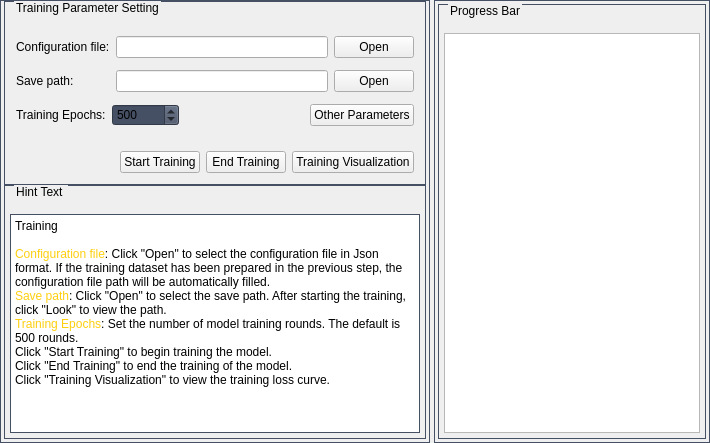
       <widget class="QWidget" name="TrainPage">
        <property name="styleSheet">
         <string notr="true"/>
        </property>
        <layout class="QHBoxLayout" name="horizontalLayout_5">
         <property name="leftMargin">
          <number>0</number>
         </property>
         <property name="topMargin">
          <number>0</number>
         </property>
         <property name="rightMargin">
          <number>0</number>
         </property>
         <property name="bottomMargin">
          <number>0</number>
         </property>
         <item>
          <layout class="QHBoxLayout" name="Train_horizontalLayout">
           <property name="spacing">
            <number>4</number>
           </property>
           <item>
            <widget class="QFrame" name="TrainWidget">
             <property name="sizePolicy">
              <sizepolicy hsizetype="Expanding" vsizetype="Expanding">
               <horstretch>1</horstretch>
               <verstretch>0</verstretch>
              </sizepolicy>
             </property>
             <property name="minimumSize">
              <size>
               <width>430</width>
               <height>0</height>
              </size>
             </property>
             <property name="styleSheet">
              <string notr="true">QWidget#TrainWidget {
	border: 1px solid rgb(70,80,100);
}</string>
             </property>
             <property name="frameShape">
              <enum>QFrame::StyledPanel</enum>
             </property>
             <property name="frameShadow">
              <enum>QFrame::Raised</enum>
             </property>
             <layout class="QVBoxLayout" name="verticalLayout_5">
              <property name="leftMargin">
               <number>0</number>
              </property>
              <property name="topMargin">
               <number>0</number>
              </property>
              <property name="rightMargin">
               <number>0</number>
              </property>
              <property name="bottomMargin">
               <number>0</number>
              </property>
              <item>
               <layout class="QVBoxLayout" name="Train_verticalLayout">
                <property name="spacing">
                 <number>0</number>
                </property>
                <item>
                 <widget class="QWidget" name="train_func_widget" native="true">
                  <property name="sizePolicy">
                   <sizepolicy hsizetype="Expanding" vsizetype="Expanding">
                    <horstretch>0</horstretch>
                    <verstretch>5</verstretch>
                   </sizepolicy>
                  </property>
                  <layout class="QVBoxLayout" name="verticalLayout_35">
                   <property name="leftMargin">
                    <number>3</number>
                   </property>
                   <property name="topMargin">
                    <number>0</number>
                   </property>
                   <property name="rightMargin">
                    <number>3</number>
                   </property>
                   <property name="bottomMargin">
                    <number>0</number>
                   </property>
                   <item>
                    <widget class="QGroupBox" name="train_func_groupBox">
                     <property name="minimumSize">
                      <size>
                       <width>0</width>
                       <height>0</height>
                      </size>
                     </property>
                     <property name="styleSheet">
                      <string notr="true">QGroupBox#train_func_groupBox
{
	border: 1px solid rgb(70,80,100);
	margin-top: 3.0ex;
}
QGroupBox#train_func_groupBox::title
{
	subcontrol-origin:margin;
	left: 10px;
}</string>
                     </property>
                     <property name="title">
                      <string>Training Parameter Setting</string>
                     </property>
                     <layout class="QVBoxLayout" name="verticalLayout_36">
                      <property name="leftMargin">
                       <number>3</number>
                      </property>
                      <property name="topMargin">
                       <number>9</number>
                      </property>
                      <property name="rightMargin">
                       <number>3</number>
                      </property>
                      <property name="bottomMargin">
                       <number>3</number>
                      </property>
                      <item>
                       <layout class="QVBoxLayout" name="verticalLayout_6">
                        <property name="leftMargin">
                         <number>3</number>
                        </property>
                        <property name="topMargin">
                         <number>3</number>
                        </property>
                        <property name="rightMargin">
                         <number>3</number>
                        </property>
                        <property name="bottomMargin">
                         <number>3</number>
                        </property>
                        <item>
                         <layout class="QGridLayout" name="gridLayout_7">
                          <property name="leftMargin">
                           <number>3</number>
                          </property>
                          <property name="topMargin">
                           <number>3</number>
                          </property>
                          <property name="rightMargin">
                           <number>3</number>
                          </property>
                          <property name="bottomMargin">
                           <number>3</number>
                          </property>
                          <property name="verticalSpacing">
                           <number>12</number>
                          </property>
                          <item row="1" column="0">
                           <widget class="QLabel" name="label_16">
                            <property name="text">
                             <string>Save path:</string>
                            </property>
                           </widget>
                          </item>
                          <item row="0" column="0">
                           <widget class="QLabel" name="label_3">
                            <property name="text">
                             <string>Configuration file:</string>
                            </property>
                           </widget>
                          </item>
                          <item row="0" column="1">
                           <widget class="QLineEdit" name="train_cfg_lineEdit"/>
                          </item>
                          <item row="0" column="2">
                           <widget class="QPushButton" name="train_cfg_Button">
                            <property name="text">
                             <string>Open</string>
                            </property>
                           </widget>
                          </item>
                          <item row="1" column="2">
                           <widget class="QPushButton" name="train_save_Button">
                            <property name="text">
                             <string>Open</string>
                            </property>
                           </widget>
                          </item>
                          <item row="1" column="1">
                           <widget class="QLineEdit" name="train_save_lineEdit">
                            <property name="readOnly">
                             <bool>true</bool>
                            </property>
                           </widget>
                          </item>
                         </layout>
                        </item>
                        <item>
                         <layout class="QGridLayout" name="gridLayout_5">
                          <property name="leftMargin">
                           <number>3</number>
                          </property>
                          <property name="topMargin">
                           <number>3</number>
                          </property>
                          <property name="rightMargin">
                           <number>3</number>
                          </property>
                          <property name="bottomMargin">
                           <number>3</number>
                          </property>
                          <property name="verticalSpacing">
                           <number>12</number>
                          </property>
                          <item row="0" column="1">
                           <widget class="QSpinBox" name="epoch_spinBox">
                            <property name="styleSheet">
                             <string notr="true">background-color: rgb(70, 80, 100);</string>
                            </property>
                            <property name="minimum">
                             <number>5</number>
                            </property>
                            <property name="maximum">
                             <number>999999</number>
                            </property>
                            <property name="value">
                             <number>500</number>
                            </property>
                           </widget>
                          </item>
                          <item row="0" column="0">
                           <widget class="QLabel" name="label_4">
                            <property name="text">
                             <string>Training Epochs:</string>
                            </property>
                            <property name="alignment">
                             <set>Qt::AlignLeading|Qt::AlignLeft|Qt::AlignVCenter</set>
                            </property>
                           </widget>
                          </item>
                          <item row="0" column="2">
                           <spacer name="horizontalSpacer_6">
                            <property name="orientation">
                             <enum>Qt::Horizontal</enum>
                            </property>
                            <property name="sizeHint" stdset="0">
                             <size>
                              <width>40</width>
                              <height>20</height>
                             </size>
                            </property>
                           </spacer>
                          </item>
                          <item row="0" column="3">
                           <widget class="QPushButton" name="Param_Button">
                            <property name="text">
                             <string>Other Parameters</string>
                            </property>
                           </widget>
                          </item>
                         </layout>
                        </item>
                        <item>
                         <spacer name="verticalSpacer_3">
                          <property name="orientation">
                           <enum>Qt::Vertical</enum>
                          </property>
                          <property name="sizeHint" stdset="0">
                           <size>
                            <width>20</width>
                            <height>40</height>
                           </size>
                          </property>
                         </spacer>
                        </item>
                        <item>
                         <layout class="QHBoxLayout" name="horizontalLayout_11">
                          <property name="leftMargin">
                           <number>3</number>
                          </property>
                          <property name="topMargin">
                           <number>3</number>
                          </property>
                          <property name="rightMargin">
                           <number>3</number>
                          </property>
                          <property name="bottomMargin">
                           <number>3</number>
                          </property>
                          <item>
                           <spacer name="horizontalSpacer_5">
                            <property name="orientation">
                             <enum>Qt::Horizontal</enum>
                            </property>
                            <property name="sizeHint" stdset="0">
                             <size>
                              <width>40</width>
                              <height>20</height>
                             </size>
                            </property>
                           </spacer>
                          </item>
                          <item>
                           <widget class="QPushButton" name="train_start_Button">
                            <property name="text">
                             <string>Start Training</string>
                            </property>
                           </widget>
                          </item>
                          <item>
                           <widget class="QPushButton" name="train_end_Button">
                            <property name="text">
                             <string>End Training</string>
                            </property>
                           </widget>
                          </item>
                          <item>
                           <widget class="QPushButton" name="train_preview_Button">
                            <property name="text">
                             <string>Training Visualization</string>
                            </property>
                           </widget>
                          </item>
                         </layout>
                        </item>
                       </layout>
                      </item>
                     </layout>
                    </widget>
                   </item>
                  </layout>
                 </widget>
                </item>
                <item>
                 <widget class="QWidget" name="train_info_widget" native="true">
                  <property name="sizePolicy">
                   <sizepolicy hsizetype="Expanding" vsizetype="Expanding">
                    <horstretch>0</horstretch>
                    <verstretch>7</verstretch>
                   </sizepolicy>
                  </property>
                  <layout class="QVBoxLayout" name="verticalLayout_33">
                   <property name="leftMargin">
                    <number>3</number>
                   </property>
                   <property name="topMargin">
                    <number>0</number>
                   </property>
                   <property name="rightMargin">
                    <number>3</number>
                   </property>
                   <property name="bottomMargin">
                    <number>3</number>
                   </property>
                   <item>
                    <widget class="QGroupBox" name="train_info_groupBox">
                     <property name="minimumSize">
                      <size>
                       <width>0</width>
                       <height>0</height>
                      </size>
                     </property>
                     <property name="styleSheet">
                      <string notr="true">QGroupBox#train_info_groupBox
{
	border: 1px solid rgb(70,80,100);
	margin-top: 3.0ex;
}
QGroupBox#train_info_groupBox::title
{
	subcontrol-origin:margin;
	left: 10px;
}</string>
                     </property>
                     <property name="title">
                      <string>Hint Text </string>
                     </property>
                     <layout class="QVBoxLayout" name="verticalLayout_34">
                      <property name="leftMargin">
                       <number>3</number>
                      </property>
                      <property name="topMargin">
                       <number>9</number>
                      </property>
                      <property name="rightMargin">
                       <number>3</number>
                      </property>
                      <property name="bottomMargin">
                       <number>3</number>
                      </property>
                      <item>
                       <layout class="QVBoxLayout" name="verticalLayout_32">
                        <item>
                         <widget class="QTextBrowser" name="train_info_textBrowser">
                          <property name="sizePolicy">
                           <sizepolicy hsizetype="Expanding" vsizetype="Expanding">
                            <horstretch>0</horstretch>
                            <verstretch>0</verstretch>
                           </sizepolicy>
                          </property>
                          <property name="styleSheet">
                           <string notr="true">QTextBrowser#train_info_textBrowser {
	border: 1px solid rgb(70,80,100)
}</string>
                          </property>
                          <property name="html">
                           <string>&lt;!DOCTYPE HTML PUBLIC &quot;-//W3C//DTD HTML 4.0//EN&quot; &quot;http://www.w3.org/TR/REC-html40/strict.dtd&quot;&gt;
&lt;html&gt;&lt;head&gt;&lt;meta name=&quot;qrichtext&quot; content=&quot;1&quot; /&gt;&lt;style type=&quot;text/css&quot;&gt;
p, li { white-space: pre-wrap; }
&lt;/style&gt;&lt;/head&gt;&lt;body style=&quot; font-family:'微软雅黑'; font-size:9pt; font-weight:400; font-style:normal;&quot;&gt;
&lt;p style=&quot; margin-top:0px; margin-bottom:0px; margin-left:0px; margin-right:0px; -qt-block-indent:0; text-indent:0px;&quot;&gt;Training&lt;/p&gt;
&lt;p style=&quot;-qt-paragraph-type:empty; margin-top:0px; margin-bottom:0px; margin-left:0px; margin-right:0px; -qt-block-indent:0; text-indent:0px; color:#ffcf0f;&quot;&gt;&lt;br /&gt;&lt;/p&gt;
&lt;p style=&quot; margin-top:0px; margin-bottom:0px; margin-left:0px; margin-right:0px; -qt-block-indent:0; text-indent:0px;&quot;&gt;&lt;span style=&quot; color:#ffcf0f;&quot;&gt;Configuration file&lt;/span&gt;: Click &amp;quot;Open&amp;quot; to select the configuration file in Json format. If the training dataset has been prepared in the previous step, the configuration file path will be automatically filled.&lt;/p&gt;
&lt;p style=&quot; margin-top:0px; margin-bottom:0px; margin-left:0px; margin-right:0px; -qt-block-indent:0; text-indent:0px;&quot;&gt;&lt;span style=&quot; color:#ffcf0f;&quot;&gt;Save path&lt;/span&gt;: Click &amp;quot;Open&amp;quot; to select the save path. After starting the training, click &amp;quot;Look&amp;quot; to view the path. &lt;/p&gt;
&lt;p style=&quot; margin-top:0px; margin-bottom:0px; margin-left:0px; margin-right:0px; -qt-block-indent:0; text-indent:0px;&quot;&gt;&lt;span style=&quot; color:#ffcf0f;&quot;&gt;Training Epochs&lt;/span&gt;: Set the number of model training rounds. The default is 500 rounds.&lt;/p&gt;
&lt;p style=&quot; margin-top:0px; margin-bottom:0px; margin-left:0px; margin-right:0px; -qt-block-indent:0; text-indent:0px;&quot;&gt;Click &amp;quot;Start Training&amp;quot; to begin training the model.&lt;/p&gt;
&lt;p style=&quot; margin-top:0px; margin-bottom:0px; margin-left:0px; margin-right:0px; -qt-block-indent:0; text-indent:0px;&quot;&gt;Click &amp;quot;End Training&amp;quot; to end the training of the model.&lt;/p&gt;
&lt;p style=&quot; margin-top:0px; margin-bottom:0px; margin-left:0px; margin-right:0px; -qt-block-indent:0; text-indent:0px;&quot;&gt;Click &amp;quot;Training Visualization&amp;quot; to view the training loss curve.&lt;/p&gt;&lt;/body&gt;&lt;/html&gt;</string>
                          </property>
                         </widget>
                        </item>
                       </layout>
                      </item>
                     </layout>
                    </widget>
                   </item>
                  </layout>
                 </widget>
                </item>
               </layout>
              </item>
             </layout>
            </widget>
           </item>
           <item>
            <widget class="QFrame" name="TrainFrame">
             <property name="sizePolicy">
              <sizepolicy hsizetype="Expanding" vsizetype="Expanding">
               <horstretch>36</horstretch>
               <verstretch>1</verstretch>
              </sizepolicy>
             </property>
             <property name="styleSheet">
              <string notr="true">QWidget#TrainFrame {
	border: 1px solid rgb(70,80,100);
}</string>
             </property>
             <property name="frameShape">
              <enum>QFrame::StyledPanel</enum>
             </property>
             <property name="frameShadow">
              <enum>QFrame::Raised</enum>
             </property>
             <layout class="QVBoxLayout" name="verticalLayout_38">
              <property name="leftMargin">
               <number>3</number>
              </property>
              <property name="topMargin">
               <number>3</number>
              </property>
              <property name="rightMargin">
               <number>3</number>
              </property>
              <property name="bottomMargin">
               <number>3</number>
              </property>
              <item>
               <widget class="QGroupBox" name="train_progress_groupBox">
                <property name="styleSheet">
                 <string notr="true">QGroupBox#train_progress_groupBox
{
	border: 1px solid rgb(70,80,100);
	margin-top: 3.0ex;
}
QGroupBox#train_progress_groupBox::title
{
	subcontrol-origin:margin;
	left: 10px;
}</string>
                </property>
                <property name="title">
                 <string>Progress Bar</string>
                </property>
                <layout class="QVBoxLayout" name="verticalLayout_23">
                 <property name="leftMargin">
                  <number>3</number>
                 </property>
                 <property name="rightMargin">
                  <number>3</number>
                 </property>
                 <property name="bottomMargin">
                  <number>3</number>
                 </property>
                 <item>
                  <layout class="QVBoxLayout" name="verticalLayout_37">
                   <item>
                    <widget class="QListWidget" name="train_result_listWidget">
                     <property name="styleSheet">
                      <string notr="true"/>
                     </property>
                    </widget>
                   </item>
                  </layout>
                 </item>
                </layout>
               </widget>
              </item>
             </layout>
            </widget>
           </item>
          </layout>
         </item>
        </layout>
       </widget>
